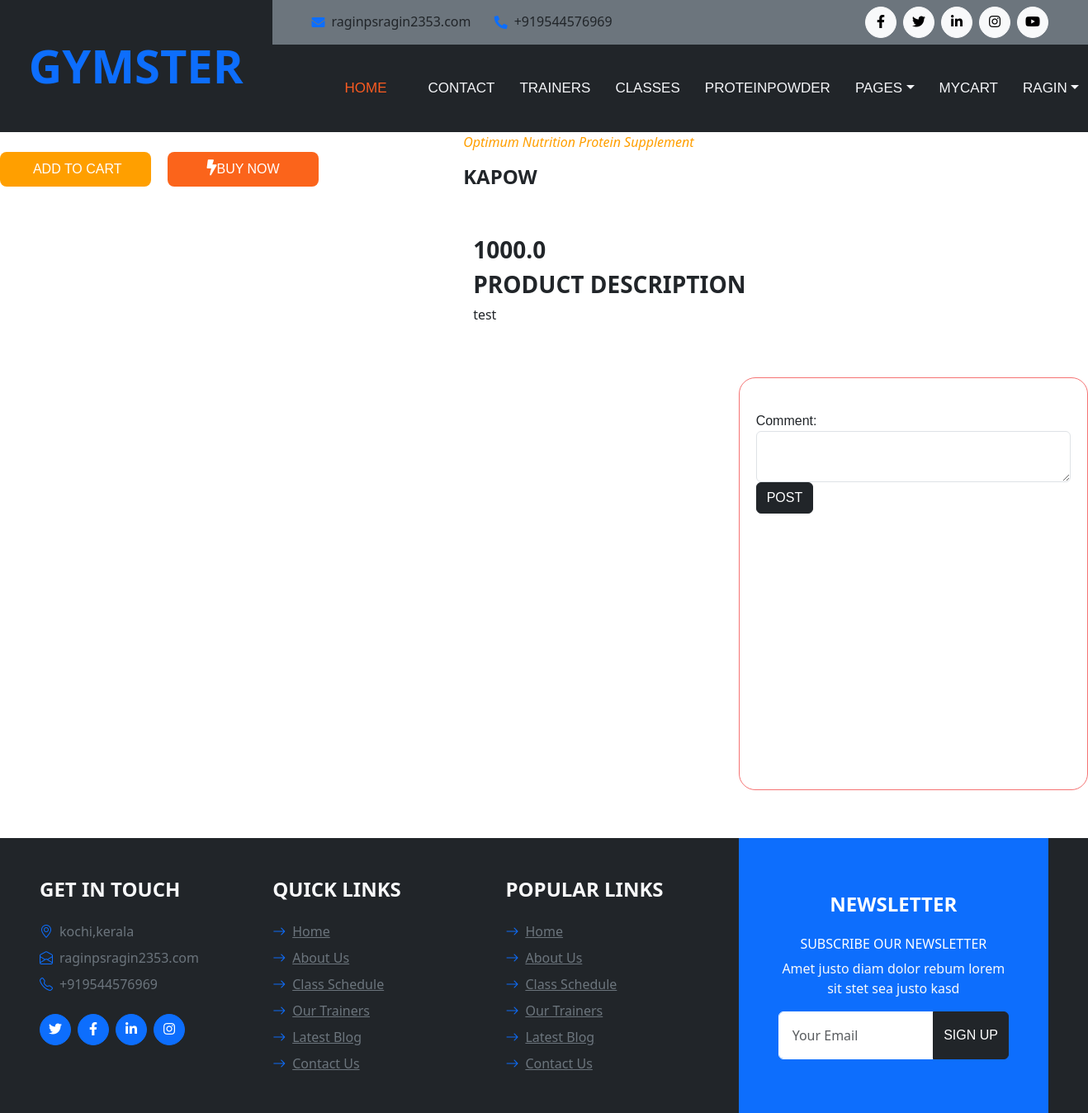
Screenshot of /product/proteinsingleview/18 (signed in) with the database file from the repository.
### product/models.py (models this page shows, shortened)
class Myproteindetails(models.Model):
    CATEGORY_CHOICES = (("Optimum Nutrition Protein Supplement","Optimum Nutrition Protein Supplement"),("Nutrition Protein Supplement","Nutrition Protein Supplement "))
    product_Category = models.CharField(max_length=100, choices=CATEGORY_CHOICES)
    product_Name = models.CharField(max_length= 225)
    product_Description = models.CharField(max_length = 1000)
    product_image = models.FileField(upload_to="product_image")
    product_price = models.FloatField(max_length= 225 )
    merchant = models.ForeignKey(User,on_delete = models.CASCADE,null=True,blank=True)

### product/views.py (the view)
# urls.py: path("proteinsingleview/<int:pk>",views.proteinsingleview,name="proteinsingleview"),
def proteinsingleview(request,pk):
    protein=Myproteindetails.objects.get(id=pk)
    comm = usercoment.objects.filter(protein = protein )
    context ={
        "protein":protein,
        "comm":comm
    }
    return render(request,'proteinsingleview.html',context)

### templates/proteinsingleview.html (shortened to what this page needs)
{% extends "userIndex.html" %}
{% block content %}
<body>
  <section>
    <div class="container-fluid">
      <div class="row">
        <div class="col-sm-5">
          <div class="thumbnail">
            <div class="caption">
              <div class="row buttons">
                <br>
                <a class="btn  col-sm-4 col-sm-offset-2 btn-lg" href="{% url 'AddToCart' protein.id %}"
                  style="background-color:#ff9f00; color:#fff;font-size:1em;">&nbsp;ADD TO CART</a>
                <button class="btn col-sm-4 col-sm-offset-1 btn-lg"
                  style="background-color:#fb641b;margin-left: 20px; color:#fff;font-size:1em;"><i class="fa fa-bolt"
                    style="font-size:1.2em;"></i>BUY NOW</button>
              </div>
            </div>
          </div>
        </div>
        <div class="col-sm-7 desc">
          <div>
            <ol class="breadcrumb col-sm-12" style="color:#ff9f00;"><i>{{protein.product_Category}}</i></ol>
            <h4>{{protein.product_Name}}</h4>
          </div>
          <div class="container col-xs-12" style="margin-top:50px;">
            <div class="panel panel-default">
              <div class="panel-body">
                <div class="col-sm-12">
                  <h3>{{protein.product_price}}</h3>
                  <h3>PRODUCT DESCRIPTION</h3>
                  <p>{{protein.product_Description}}</p>
                </div>
              </div>
            </div>
          </div>
  </section>
  <div class="row mt-5">
    <div class="col-md-8">
    </div>
    <div class="col-md-4">
        <div class="comments">
            <div class="comment-form-control">
                <form id="comment-form" method="post" action="{%url 'customercoment' protein.id %}">
                    <label for="comment">Comment:</label>
                    <textarea class="form-control" id="comment" name="comment" required></textarea>
                    <button class="btn btn-dark" type="submit">Post</button>
                </form>
            </div>
        </div>
    </div>
</div>
</body>
{% endblock %}

### templates/userIndex.html (shortened to what this page needs)
<!DOCTYPE html>
{% load static %}
<html lang="en">
<head>
    <link href="https://cdnjs.cloudflare.com/ajax/libs/font-awesome/5.15.0/css/all.min.css" rel="stylesheet">
    <link href="https://cdn.jsdelivr.net/npm/bootstrap-icons@1.4.1/font/bootstrap-icons.css" rel="stylesheet">
    <link href="{% static 'lib/flaticon/font/flaticon.css' %}" rel="stylesheet">
    <link href="'lib/owlcarousel/assets/owl.carousel.min.css' %}" rel="stylesheet">
    <link href="{% static 'css/bootstrap.min.css' %}" rel="stylesheet">
    <link href="{% static 'css/style.css' %}" rel="stylesheet">
</head>
<body>
    <div class="container-fluid bg-dark px-0">
        <div class="row gx-0">
            <div class="col-lg-3 bg-dark d-none d-lg-block">
                <a href="{% url 'userIndex' %}" class="navbar-brand w-100 h-100 m-0 p-0 d-flex align-items-center justify-content-center">
                    <h1 class="m-0 display-4 text-primary text-uppercase">Gymster</h1>
                </a>
            </div>
            <div class="col-lg-9">
                <div class="row gx-0 bg-secondary d-none d-lg-flex">
                    <div class="col-lg-7 px-5 text-start">
                        <div class="h-100 d-inline-flex align-items-center py-2 me-4">
                            <i class="fa fa-envelope text-primary me-2"></i>
                            <h6 class="mb-0">raginpsragin2353.com</h6>
                        </div>
                        <div class="h-100 d-inline-flex align-items-center py-2">
                            <i class="fa fa-phone-alt text-primary me-2"></i>
                            <h6 class="mb-0">+919544576969</h6>
                        </div>
                    </div>
                    <div class="col-lg-5 px-5 text-end">
                        <div class="d-inline-flex align-items-center py-2">
                            <a class="btn btn-light btn-square rounded-circle me-2" href="">
                                <i class="fab fa-facebook-f"></i>
                            </a>
                            <a class="btn btn-light btn-square rounded-circle me-2" href="">
                                <i class="fab fa-twitter"></i>
                            </a>
                            <a class="btn btn-light btn-square rounded-circle me-2" href="">
                                <i class="fab fa-linkedin-in"></i>
                            </a>
                            <a class="btn btn-light btn-square rounded-circle me-2" href="">
                                <i class="fab fa-instagram"></i>
                            </a>
                            <a class="btn btn-light btn-square rounded-circle" href="">
                                <i class="fab fa-youtube"></i>
                            </a>
                        </div>
                    </div>
                </div>
                <nav class="navbar navbar-expand-lg bg-dark navbar-dark p-3 p-lg-0 px-lg-5">
                    <div class="collapse navbar-collapse justify-content-between" id="navbarCollapse">
                        <div class="navbar-nav mr-auto py-0" style="margin-left: 20px;">
                            <a href="{% url 'userIndex' %}" class="nav-item nav-link active" style="margin-left: 20px;">Home</a>
                            <a href="{%url 'contact' %}" class="nav-item nav-link" style="margin-left: 20px;">Contact</a>
                            <a href="{%url 'team' %}" class="nav-item nav-link">Trainers</a>
                            <a href="{% url 'workout' %}" class="nav-item nav-link">Classes</a>
                            <a href="{% url 'Myprotein' %}" class="nav-item nav-link">proteinpowder</a>
                            <div class="nav-item dropdown">
                            <a href="#" class="nav-link dropdown-toggle" data-bs-toggle="dropdown">Pages</a>
                            </div>
                            <a href="{% url 'carts' %}" class="nav-item nav-link">mycart</a>
                            <div class="nav-item dropdown">
                            <a class="nav-link dropdown-toggle" data-bs-toggle="dropdown">{{request.user}}</a>
                </nav>
            </div>
        </div>
    </div>
{% block content%}{% endblock %}
    <div class="container-fluid bg-dark text-secondary px-5 mt-5">
        <div class="row gx-5">
            <div class="col-lg-8 col-md-6">
                <div class="row gx-5">
                    <div class="col-lg-4 col-md-12 pt-5 mb-5">
                        <h4 class="text-uppercase text-light mb-4">Get In Touch</h4>
                        <div class="d-flex mb-2">
                            <i class="bi bi-geo-alt text-primary me-2"></i>
                            <p class="mb-0">kochi,kerala</p>
                        </div>
                        <div class="d-flex mb-2">
                            <i class="bi bi-envelope-open text-primary me-2"></i>
                            <p class="mb-0">raginpsragin2353.com</p>
                        </div>
                        <div class="d-flex mb-2">
                            <i class="bi bi-telephone text-primary me-2"></i>
                            <p class="mb-0">+919544576969</p>
                        </div>
                        <div class="d-flex mt-4">
                            <a class="btn btn-primary btn-square rounded-circle me-2" href="#"><i class="fab fa-twitter"></i></a>
                            <a class="btn btn-primary btn-square rounded-circle me-2" href="#"><i class="fab fa-facebook-f"></i></a>
                            <a class="btn btn-primary btn-square rounded-circle me-2" href="#"><i class="fab fa-linkedin-in"></i></a>
                            <a class="btn btn-primary btn-square rounded-circle" href="#"><i class="fab fa-instagram"></i></a>
                        </div>
                    </div>
                    <div class="col-lg-4 col-md-12 pt-0 pt-lg-5 mb-5">
                        <h4 class="text-uppercase text-light mb-4">Quick Links</h4>
                        <div class="d-flex flex-column justify-content-start">
                            <a class="text-secondary mb-2" href="#"><i class="bi bi-arrow-right text-primary me-2"></i>Home</a>
                            <a class="text-secondary mb-2" href="#"><i class="bi bi-arrow-right text-primary me-2"></i>About Us</a>
                            <a class="text-secondary mb-2" href="#"><i class="bi bi-arrow-right text-primary me-2"></i>Class Schedule</a>
                            <a class="text-secondary mb-2" href="#"><i class="bi bi-arrow-right text-primary me-2"></i>Our Trainers</a>
                            <a class="text-secondary mb-2" href="#"><i class="bi bi-arrow-right text-primary me-2"></i>Latest Blog</a>
                            <a class="text-secondary" href="#"><i class="bi bi-arrow-right text-primary me-2"></i>Contact Us</a>
                        </div>
                    </div>
                    <div class="col-lg-4 col-md-12 pt-0 pt-lg-5 mb-5">
                        <h4 class="text-uppercase text-light mb-4">Popular Links</h4>
                        <div class="d-flex flex-column justify-content-start">
                            <a class="text-secondary mb-2" href="#"><i class="bi bi-arrow-right text-primary me-2"></i>Home</a>
                            <a class="text-secondary mb-2" href="#"><i class="bi bi-arrow-right text-primary me-2"></i>About Us</a>
                            <a class="text-secondary mb-2" href="#"><i class="bi bi-arrow-right text-primary me-2"></i>Class Schedule</a>
                            <a class="text-secondary mb-2" href="#"><i class="bi bi-arrow-right text-primary me-2"></i>Our Trainers</a>
                            <a class="text-secondary mb-2" href="#"><i class="bi bi-arrow-right text-primary me-2"></i>Latest Blog</a>
                            <a class="text-secondary" href="#"><i class="bi bi-arrow-right text-primary me-2"></i>Contact Us</a>
                        </div>
                    </div>
                </div>
            </div>
            <div class="col-lg-4 col-md-6">
                <div class="d-flex flex-column align-items-center justify-content-center text-center h-100 bg-primary p-5">
                    <h4 class="text-uppercase text-white mb-4">Newsletter</h4>
                    <h6 class="text-uppercase text-white">Subscribe Our Newsletter</h6>
                    <p class="text-light">Amet justo diam dolor rebum lorem sit stet sea justo kasd</p>
                    <form action="">
                        <div class="input-group">
                            <input type="text" class="form-control border-white p-3" placeholder="Your Email">
                            <button class="btn btn-dark">Sign Up</button>
                        </div>
                    </form>
                </div>
            </div>
        </div>
    </div>
</body>
</html>

### static/css/style.css (style rules this page uses)
:root { --primary: #FB5B21; --secondary: #BDBDBF; --light: #F4F5F8; --dark: #222429; }
h1, h2, .font-weight-bold { font-weight: 700 !important; }
h3, h4, .font-weight-semi-bold { font-weight: 600 !important; }
h5, h6, .font-weight-medium { font-weight: 500 !important; }
.btn { font-family: 'Oswald', sans-serif; text-transform: uppercase; transition: .5s; }
.btn-primary { color: #FFFFFF; }
.btn-square { width: 38px; height: 38px; }
.btn-square, .btn-sm-square, .btn-lg-square { padding-left: 0; padding-right: 0; text-align: center; }
.navbar-dark .navbar-nav .nav-link { font-family: 'Oswald', sans-serif; margin-right: 30px; padding: 40px 0; color: var(--light); font-size: 17px; text-transform: uppercase; outline: none; }
.navbar-dark .navbar-nav .nav-link:hover, .navbar-dark .navbar-nav .nav-link.active { color: var(--primary); }

### templates/proteinsingleview.html (style rules this page uses)
.comments { width: 100%; margin-bottom: 2px solid #aaa; border-radius: 20px; border: .5px solid rgb(245, 115, 115); height: 500px; padding: 20px; overflow:scroll; font-size: 1rem; font-family:Verdana, Geneva, Tahoma, sans-serif; outline: none; background-color: transparent; margin-bottom: 10px; transition: .5s; }
.comment-form-control { transition:all; margin-top: 20px; position:sticky; bottom: 10px; width: 100%; }

### rows the page displays
Myproteindetails: product_Category "Optimum Nutrition Protein Supplement", product_Name "KAPOW", product_price "1000.0", product_Description "test"

### other values shown
{{ request.user }} "RAGIN"
